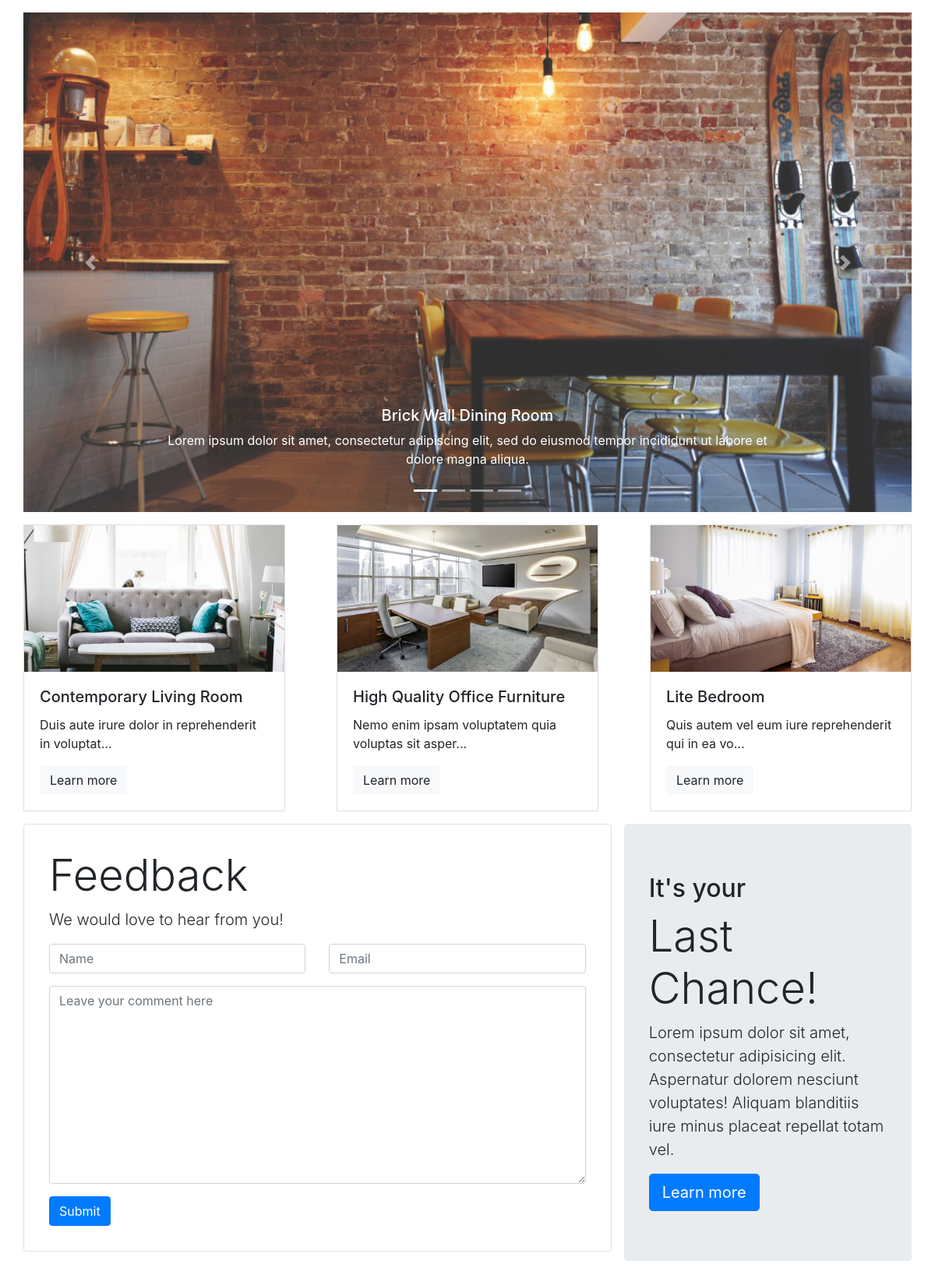
The page / on the database its author committed.
### tables this page shows
CREATE TABLE `carousel` (
  `id` int(11) NOT NULL,
  `title` varchar(55) NOT NULL,
  `caption` varchar(255) NOT NULL,
  `img_url` varchar(128) NOT NULL,
  `active` tinyint(4) NOT NULL,
  `visible` tinyint(4) NOT NULL
);

CREATE TABLE `images` (
  `id` int(11) NOT NULL,
  `product_id` int(11) NOT NULL,
  `image_url` varchar(256) NOT NULL
);

CREATE TABLE `products` (
  `id` int(11) NOT NULL,
  `cat_id` int(11) NOT NULL,
  `name` varchar(255) NOT NULL,
  `price` decimal(10,2) NOT NULL,
  `description` varchar(512) NOT NULL,
  `featured` tinyint(4) NOT NULL
);

### includes/autoload.php (called while the page is built, shortened)
<?php
spl_autoload_register(function($className) {
  try {
    $file = dirname(__DIR__) . "/classes/{$className}.php";
  }
  catch (Exception $e) {
    echo $e->getMessage();
  }
});

### classes/Database.php (called while the page is built, shortened)
<?php
class Database {
  private $host = 'localhost';
  private $db_name = 'furniture';
  private $username = 'keroles';
  private $password = 'password';
  public function dbConnect() {
    try {
      $this->connection = new PDO("mysql:host={$this->host};dbname={$this->db_name}", "{$this->username}", "{$this->password}");
      $this->connection -> setAttribute(PDO::ATTR_ERRMODE, PDO::ERRMODE_EXCEPTION);
      return $this->connection;
    } catch (PDOException $e) {
      die("ERROR: Could not connect. " . $e->getMessage());
    }
  }
}

### classes/Carousel.php (called while the page is built, shortened)
<?php
class Carousel extends Database {
  public function readVisible() {
    $query = "SELECT * FROM carousel WHERE visible=1";
    $stmt = $this->dbConnect()->prepare($query);
    $stmt->execute();
    return $stmt->fetchAll(PDO::FETCH_ASSOC);
  }
}

### classes/Product.php (called while the page is built, shortened)
<?php
class Product extends Database {
  public function getFeatured() {
    $query = 'SELECT prds.id, prds.name, prds.description, imgs.image_url
      FROM products AS prds INNER JOIN images AS imgs ON imgs.product_id = prds.id
      WHERE featured = 1 LIMIT 3';
    $stmt = $this->dbConnect()->query($query);
    return $stmt->fetchAll(PDO::FETCH_ASSOC);
  }
}

### index.php (the view, shortened to what this page needs)
<?php
include_once __DIR__ . '/includes/autoload.php';
function getCarousel($carousel) {
  return $carousel->readVisible();
}
function getFeatured($product) {
  return $product->getFeatured();
}
?>
<!DOCTYPE html>
<html lang="en">
<head>
  <link rel="stylesheet" href="style/css/bootstrap.min.css">
  <link rel="stylesheet" href="style/css/all.min.css">
  <link rel="stylesheet" href="style/css/main_front.css">
</head>
<body>
<div class="wrapper">
  <section class="main-carousel">
    <div id="mainCarousel" class="carousel slide" data-ride="carousel">
      <ol class="carousel-indicators">
        <?php
          $count = 0;
          $items = getCarousel(new Carousel());
          foreach($items as $item):
        ?>
        <li data-target="#mainCarousel" data-slide-to="<?= $count ?>" class="<?= $item['active']? 'active' : '' ?>"></li>
        <?php
          $count++;
          endforeach;
        ?>
      </ol>
      <div class="carousel-inner">
      <?php
        $images = getCarousel(new Carousel());
        foreach($images as $image):
      ?>
        <div class="carousel-item <?= $image['active']? 'active' : '' ?>">
          <img src="<?= $image['img_url'] ?>" class="d-block w-100" alt="...">
          <div class="carousel-caption d-none d-md-block">
            <h5><?= $image['title'] ?></h5>
            <p><?= $image['caption'] ?></p>
          </div>
        </div>
      <?php endforeach; ?>
      </div>
      <a class="carousel-control-prev" href="#mainCarousel" role="button" data-slide="prev">
        <span class="carousel-control-prev-icon" aria-hidden="true"></span>
      </a>
      <a class="carousel-control-next" href="#mainCarousel" role="button" data-slide="next">
        <span class="carousel-control-next-icon" aria-hidden="true"></span>
      </a>
    </div>
  </section>
  <section class="main-content">
    <div class="items">
      <?php
        $featured = getFeatured(new Product());
        foreach($featured as $feat):
      ?>
      <div class="card" style="width: 21rem;">
        <img src="<?= $feat['image_url'] ?>" class="card-img-top" alt="...">
        <div class="card-body">
          <h5 class="card-title"><?= $feat['name'] ?></h5>
          <p class="card-text"><?= substr($feat['description'], 0, 50) ?>...</p>
          <a href="product.php?id=<?= $feat['id'] ?>" class="btn btn-light">Learn more</a>
        </div>
      </div>
      <?php endforeach; ?>
    </div>
  </section>
  <section class="feedback">
    <div class="jumbotron">
      <h1 class="display-4">Feedback</h1>
      <p class="lead">We would love to hear from you!</p>
      <form id="feedback-form">
        <div class="row">
          <div class="form-group col-md-6 col-sm-12">
            <input type="text" id="name" name="name" class="form-control" placeholder="Name">
          </div>
          <div class="form-group col-md-6 col-sm-12">
            <input type="email" id="email" name="email" class="form-control" placeholder="Email">
          </div>
        </div>
        <div class="form-group">
          <textarea id="comment" name="comment" cols="30" rows="10" class="form-control" placeholder="Leave your comment here"></textarea>
        </div>
        <button class="fdbck-btn btn btn-primary">Submit</button>
      </form>
    </div>
  </section>
  <section class="advert">
    <div class="jumbotron">
      <h2>It's your</h2>
      <h1 class="display-4">Last Chance!</h1>
      <p class="lead">Lorem ipsum dolor sit amet, consectetur adipisicing elit. Aspernatur dolorem nesciunt voluptates! Aliquam blanditiis iure minus placeat repellat totam vel.</p>
      <a class="btn btn-primary btn-lg" href="#" role="button">Learn more</a>
    </div>
  </section>
</div>
</body>
</html>

### style/css/main_front.css (style rules this page uses)
.wrapper { display:grid;grid-template-columns:1fr 1fr 1fr;grid-auto-rows:auto;grid-template-areas:"nav nav nav" "crsl crsl crsl" "feat feat feat" "fdbck fdbck adv";grid-gap:1rem;max-width:1140px;margin:auto }
.wrapper .main-carousel { grid-area:crsl;text-align:center }
.wrapper .main-content { grid-area:feat }
.wrapper .main-content .items { display:flex;justify-content:space-between }
.wrapper .main-content .items .card { border-radius:0 !important;transition:.3s }
.wrapper .main-content .items .card img { border-radius:0 !important }
.wrapper .feedback { grid-area:fdbck }
.wrapper .feedback .jumbotron { background-color:#fff;border:1px solid #e0e0e0;border-radius:4px;padding:2rem !important }
.wrapper .advert { align-self:center }

### rows shown on the page
carousel: active 1 (drawn), img_url (picture), title "Brick Wall Dining Room", caption "Lorem ipsum dolor sit amet, consectetur adipiscing elit, sed do eiusmod tempor incididunt ut labore et dolore magna aliqua."
carousel: active 0 (drawn)
carousel: active 0 (drawn)
carousel: active 0 (drawn)
images: image_url (picture), product.name "Contemporary Living Room", product.description "Duis aute irure dolor in reprehenderit in voluptat"
images: image_url (picture), product.name "High Quality Office Furniture", product.description "Nemo enim ipsam voluptatem quia voluptas sit asper"
images: image_url (picture), product.name "Lite Bedroom", product.description "Quis autem vel eum iure reprehenderit qui in ea vo"
